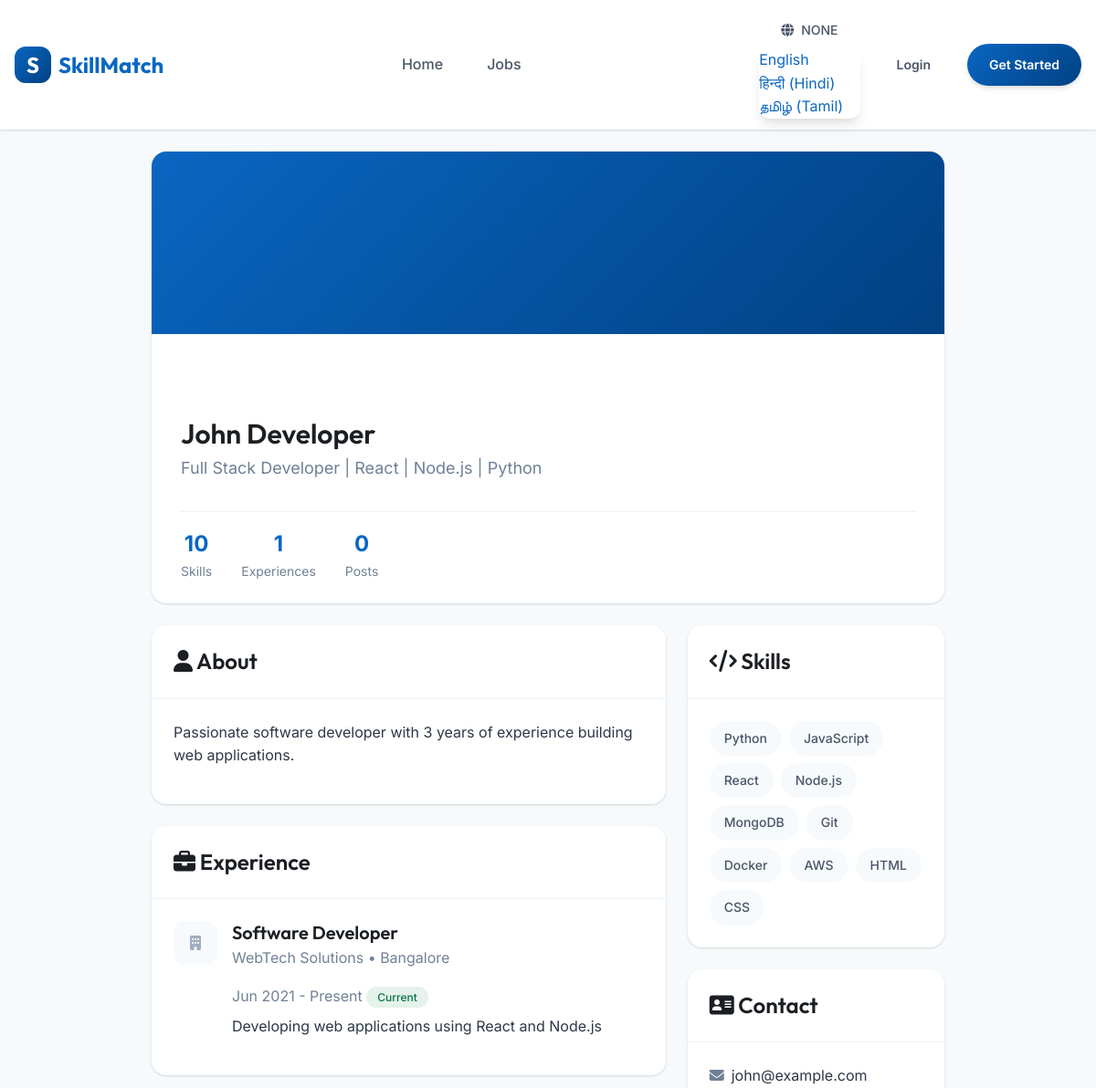
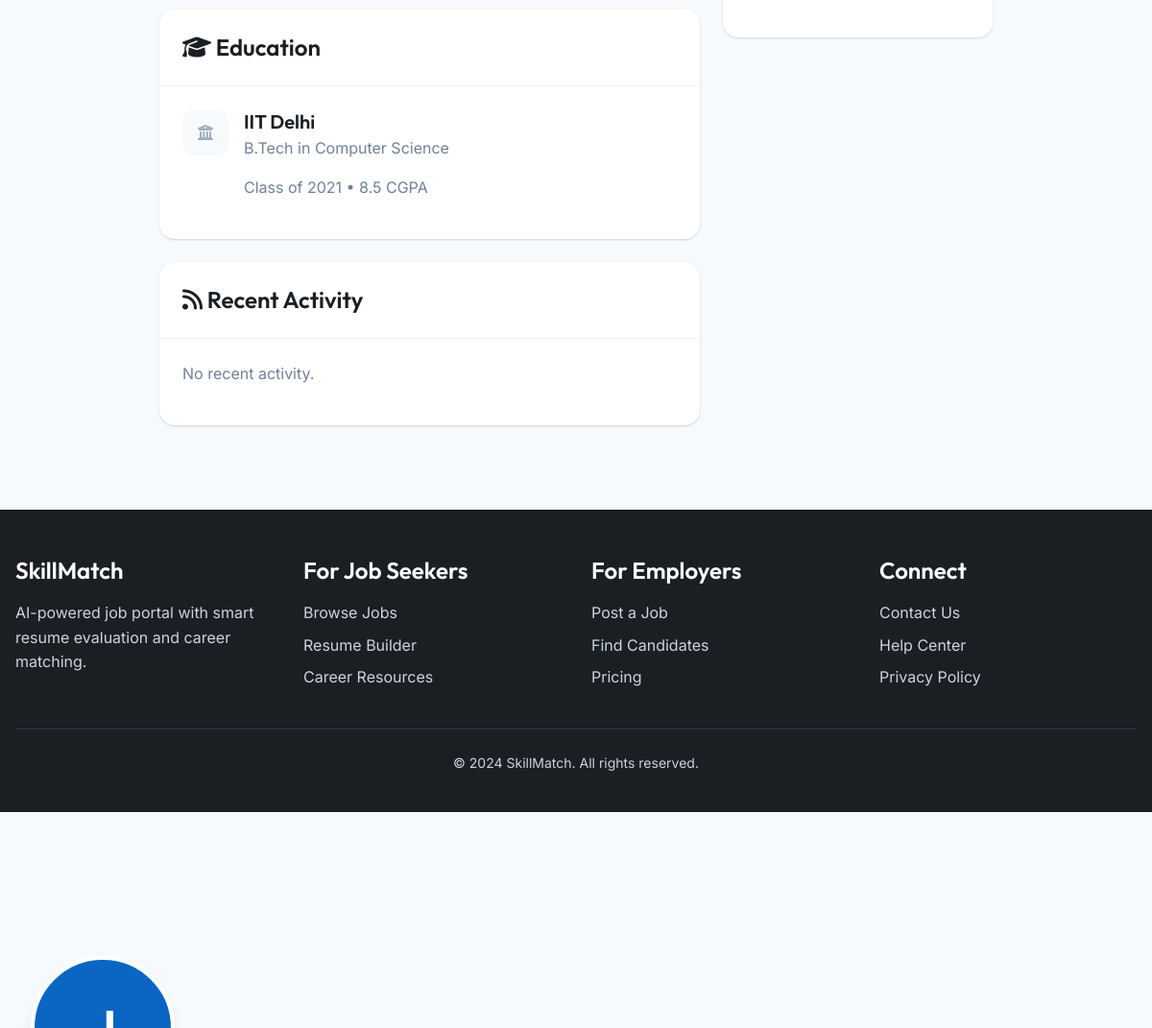
The page /profile/3 on the database its author committed (2 pictures, top to bottom).
### models.py (models this page shows)
class User(UserMixin, db.Model):
    id = db.Column(db.Integer, primary_key=True)
    email = db.Column(db.String(120), unique=True, nullable=False)
    password_hash = db.Column(db.String(256), nullable=False)
    role = db.Column(db.String(20), nullable=False)  # 'seeker' or 'employer'
    name = db.Column(db.String(100), nullable=False)
    phone = db.Column(db.String(20))
    headline = db.Column(db.String(200))
    bio = db.Column(db.Text)
    profile_image = db.Column(db.String(200))
    face_encoding = db.Column(db.Text)  # JSON encoded face data
    company_name = db.Column(db.String(100))  # For employers
    preferred_language = db.Column(db.String(10), default='en')  # 'en', 'hi', 'ta'
    created_at = db.Column(db.DateTime, default=datetime.utcnow)
    skills = db.relationship('Skill', backref='user', lazy=True, cascade='all, delete-orphan')
    experiences = db.relationship('Experience', backref='user', lazy=True, cascade='all, delete-orphan')
    educations = db.relationship('Education', backref='user', lazy=True, cascade='all, delete-orphan')
    resume = db.relationship('Resume', backref='user', uselist=False, cascade='all, delete-orphan')
    posts = db.relationship('Post', backref='author', lazy=True, cascade='all, delete-orphan')
    jobs = db.relationship('Job', backref='employer', lazy=True, cascade='all, delete-orphan')
    applications = db.relationship('Application', backref='applicant', lazy=True, cascade='all, delete-orphan')
    test_results = db.relationship('PsychologicalTestResult', backref='user', lazy=True)
    skill_test_results = db.relationship('SkillTestResult', backref='user', lazy=True)
    event_registrations = db.relationship('EventRegistration', backref='user', lazy=True)
    certificates = db.relationship('Certificate', backref='user', lazy=True)

class Experience(db.Model):
    id = db.Column(db.Integer, primary_key=True)
    user_id = db.Column(db.Integer, db.ForeignKey('user.id'), nullable=False)
    title = db.Column(db.String(100), nullable=False)
    company = db.Column(db.String(100), nullable=False)
    location = db.Column(db.String(100))
    start_date = db.Column(db.Date)
    end_date = db.Column(db.Date)
    is_current = db.Column(db.Boolean, default=False)
    description = db.Column(db.Text)

class Education(db.Model):
    id = db.Column(db.Integer, primary_key=True)
    user_id = db.Column(db.Integer, db.ForeignKey('user.id'), nullable=False)
    degree = db.Column(db.String(100), nullable=False)
    institution = db.Column(db.String(150), nullable=False)
    field = db.Column(db.String(100))
    year = db.Column(db.Integer)
    grade = db.Column(db.String(20))

class Skill(db.Model):
    id = db.Column(db.Integer, primary_key=True)
    user_id = db.Column(db.Integer, db.ForeignKey('user.id'), nullable=False)
    name = db.Column(db.String(50), nullable=False)
    category = db.Column(db.String(50))  # 'technical', 'soft', 'tool'
    endorsements = db.Column(db.Integer, default=0)

### app.py (the view)
@app.route('/profile')
@app.route('/profile/<int:user_id>')
def profile(user_id=None):
    if user_id:
        user = User.query.get_or_404(user_id)
    elif current_user.is_authenticated:
        user = current_user
    else:
        return redirect(url_for('login'))
    posts = Post.query.filter_by(user_id=user.id).order_by(Post.created_at.desc()).limit(10).all()
    return render_template('profile/view.html', user=user, posts=posts)

### app.py (called while the page is built)
def get_locale():
    if current_user.is_authenticated and current_user.preferred_language:
        return current_user.preferred_language
    return request.accept_languages.best_match(app.config['LANGUAGES'])

@app.context_processor
def inject_locale():
    return dict(get_locale=get_locale)

### templates/profile/view.html (shortened to what this page needs)
{% extends 'base.html' %}
{% block content %}
<div class="container" style="max-width: 900px; padding: var(--space-6) var(--space-4);">
    <div class="card">
        <div class="profile-header"></div>
        <div class="profile-info">
            <div class="flex justify-between items-start">
                <div>
                    <h1 class="profile-name">{{ user.name }}</h1>
                    <p class="profile-headline">{{ user.headline or 'Add a professional headline' }}</p>
                </div>
            </div>
            <div class="profile-stats">
                <div class="profile-stat">
                    <div class="stat-number">{{ user.skills|length }}</div>
                    <div class="stat-label">Skills</div>
                </div>
                <div class="profile-stat">
                    <div class="stat-number">{{ user.experiences|length }}</div>
                    <div class="stat-label">Experiences</div>
                </div>
                <div class="profile-stat">
                    <div class="stat-number">{{ posts|length }}</div>
                    <div class="stat-label">Posts</div>
                </div>
            </div>
        </div>
    </div>
    <div class="grid" style="grid-template-columns: 2fr 1fr; gap: var(--space-6); margin-top: var(--space-6);">
        <div>
            <div class="card mb-6">
                <div class="card-header">
                    <h4><i class="fas fa-user"></i> About</h4>
                </div>
                <div class="card-body">
                    <p>{{ user.bio or 'No bio added yet.' }}</p>
                </div>
            </div>
            <div class="card mb-6">
                <div class="card-header flex justify-between items-center">
                    <h4><i class="fas fa-briefcase"></i> Experience</h4>
                </div>
                <div class="card-body">
                    {% for exp in user.experiences %}
                    <div class="experience-item flex gap-4 {% if not loop.last %}mb-4 pb-4{% endif %}"
                        style="{% if not loop.last %}border-bottom: 1px solid var(--gray-200);{% endif %}">
                        <div
                            style="width: 48px; height: 48px; background: var(--gray-100); border-radius: var(--radius-lg); display: flex; align-items: center; justify-content: center;">
                            <i class="fas fa-building" style="color: var(--gray-500);"></i>
                        </div>
                        <div>
                            <h5 style="margin-bottom: 2px;">{{ exp.title }}</h5>
                            <p class="text-muted mb-1">{{ exp.company }}{% if exp.location %} • {{ exp.location }}{%
                                endif %}</p>
                            <p class="text-sm text-muted mb-2">
                                {{ exp.start_date.strftime('%b %Y') if exp.start_date else 'Present' }} -
                                {{ exp.end_date.strftime('%b %Y') if exp.end_date else 'Present' }}
                                {% if exp.is_current %}<span class="tag tag-success ml-2">Current</span>{% endif %}
                            </p>
                            {% if exp.description %}
                            <p class="text-sm">{{ exp.description }}</p>
                            {% endif %}
                        </div>
                    </div>
                    {% else %}
                    <p class="text-muted">No experience added yet.</p>
                    {% endfor %}
                </div>
            </div>
            <div class="card mb-6">
                <div class="card-header flex justify-between items-center">
                    <h4><i class="fas fa-graduation-cap"></i> Education</h4>
                </div>
                <div class="card-body">
                    {% for edu in user.educations %}
                    <div class="education-item flex gap-4 {% if not loop.last %}mb-4 pb-4{% endif %}"
                        style="{% if not loop.last %}border-bottom: 1px solid var(--gray-200);{% endif %}">
                        <div
                            style="width: 48px; height: 48px; background: var(--gray-100); border-radius: var(--radius-lg); display: flex; align-items: center; justify-content: center;">
                            <i class="fas fa-university" style="color: var(--gray-500);"></i>
                        </div>
                        <div>
                            <h5 style="margin-bottom: 2px;">{{ edu.institution }}</h5>
                            <p class="text-muted mb-1">{{ edu.degree }}{% if edu.field %} in {{ edu.field }}{% endif %}
                            </p>
                            <p class="text-sm text-muted">
                                {% if edu.year %}Class of {{ edu.year }}{% endif %}
                                {% if edu.grade %} • {{ edu.grade }}{% endif %}
                            </p>
                        </div>
                    </div>
                    {% else %}
                    <p class="text-muted">No education added yet.</p>
                    {% endfor %}
                </div>
            </div>
            <div class="card">
                <div class="card-header">
                    <h4><i class="fas fa-rss"></i> Recent Activity</h4>
                </div>
                <div class="card-body">
                    {% for post in posts[:5] %}
                    <div class="post-card mb-4 pb-4" style="border-bottom: 1px solid var(--gray-200);">
                        <div class="post-content">{{ post.content[:200] }}{% if post.content|length > 200 %}...{% endif
                            %}</div>
                        <div class="flex gap-4 text-sm text-muted mt-2">
                            <span><i class="fas fa-heart"></i> {{ post.likes_count }}</span>
                            <span><i class="fas fa-comment"></i> {{ post.comments|length }}</span>
                            <span>{{ post.created_at.strftime('%b %d, %Y') if post.created_at else '' }}</span>
                        </div>
                    </div>
                    {% else %}
                    <p class="text-muted">No recent activity.</p>
                    {% endfor %}
                </div>
            </div>
        </div>
        <div>
            <div class="card mb-6">
                <div class="card-header flex justify-between items-center">
                    <h4><i class="fas fa-code"></i> Skills</h4>
                </div>
                <div class="card-body">
                    <div class="skills-grid">
                        {% for skill in user.skills %}
                        <span class="skill-badge"
                            onclick="{% if current_user.is_authenticated and current_user.id != user.id %}endorseSkill({{ skill.id }}){% endif %}">
                            {{ skill.name }}
                        </span>
                        {% else %}
                        <p class="text-muted text-sm">No skills added yet.</p>
                        {% endfor %}
                    </div>
                </div>
            </div>
            <div class="card">
                <div class="card-header">
                    <h4><i class="fas fa-address-card"></i> Contact</h4>
                </div>
                <div class="card-body">
                    <p class="flex items-center gap-2 mb-3">
                        <i class="fas fa-envelope text-muted"></i>
                        <span>{{ user.email }}</span>
                    </p>
                </div>
            </div>
        </div>
    </div>
</div>
{% endblock %}

### templates/base.html (shortened to what this page needs)
<!DOCTYPE html>
<html lang="{{ get_locale() }}">
<head>
    <link rel="stylesheet" href="https://cdnjs.cloudflare.com/ajax/libs/font-awesome/6.4.2/css/all.min.css">
    <link rel="stylesheet" href="{{ url_for('static', filename='css/styles.css') }}">
</head>
<body>
    <nav class="navbar">
        <div class="container">
            <a href="{{ url_for('index') }}" class="logo">
                <div class="logo-icon">S</div>
                SkillMatch
            </a>
            <ul class="nav-links">
                <li><a href="{{ url_for('index') }}" class="{{ 'active' if request.endpoint == 'index' }}">Home</a></li>
                <li><a href="{{ url_for('jobs_bp.jobs_list') }}"
                        class="{{ 'active' if request.endpoint == 'jobs_bp.jobs_list' }}">Jobs</a></li>
            </ul>
            <div class="nav-actions flex items-center gap-4">
                {% if current_user.is_authenticated %}
                <a href="{{ url_for('profile') }}" class="btn btn-ghost">
                    <i class="fas fa-user"></i>
                    {{ current_user.name.split()[0] }}
                </a>
                <a href="{{ url_for('logout') }}" class="btn btn-secondary btn-sm">Logout</a>
                {% else %}
                <div class="lang-selector dropdown">
                    <button class="btn btn-ghost dropdown-toggle" type="button" id="langDropdown"
                        data-bs-toggle="dropdown" aria-expanded="false">
                        <i class="fas fa-globe"></i> {{ get_locale()|upper }}
                    </button>
                    <ul class="dropdown-menu dropdown-menu-end" aria-labelledby="langDropdown">
                        <li><a class="dropdown-item" href="{{ url_for('set_language', lang='en') }}">English</a></li>
                        <li><a class="dropdown-item" href="{{ url_for('set_language', lang='hi') }}">हिन्दी (Hindi)</a>
                        </li>
                        <li><a class="dropdown-item" href="{{ url_for('set_language', lang='ta') }}">தமிழ் (Tamil)</a>
                        </li>
                    </ul>
                </div>
                <a href="{{ url_for('login') }}" class="btn btn-ghost">Login</a>
                <a href="{{ url_for('register') }}" class="btn btn-primary">Get Started</a>
                {% endif %}
            </div>
        </div>
    </nav>
    <main>
        {% block content %}{% endblock %}
    </main>
    <footer class="footer">
        <div class="container">
            <div class="footer-grid">
                <div>
                    <h4>SkillMatch</h4>
                    <p>AI-powered job portal with smart resume evaluation and career matching.</p>
                </div>
                <div>
                    <h4>For Job Seekers</h4>
                    <ul class="footer-links">
                        <li><a href="#">Browse Jobs</a></li>
                        <li><a href="#">Resume Builder</a></li>
                        <li><a href="#">Career Resources</a></li>
                    </ul>
                </div>
                <div>
                    <h4>For Employers</h4>
                    <ul class="footer-links">
                        <li><a href="#">Post a Job</a></li>
                        <li><a href="#">Find Candidates</a></li>
                        <li><a href="#">Pricing</a></li>
                    </ul>
                </div>
                <div>
                    <h4>Connect</h4>
                    <ul class="footer-links">
                        <li><a href="#">Contact Us</a></li>
                        <li><a href="#">Help Center</a></li>
                        <li><a href="#">Privacy Policy</a></li>
                    </ul>
                </div>
            </div>
            <div class="footer-bottom">
                <p>&copy; 2024 SkillMatch. All rights reserved.</p>
            </div>
        </div>
    </footer>
</body>
</html>

### rows shown on the page
User: name "John Developer", headline "Full Stack Developer | React | Node.js | Python", bio "Passionate software developer with 3 years of experience building web applications.", email "john@example.com"
Experience: title "Software Developer", company "WebTech Solutions", location "Bangalore", start_date "Jun 2021", end_date "Present", is_current "Current", description "Developing web applications using React and Node.js"
Education: institution "IIT Delhi", degree "B.Tech", field "Computer Science", year "2021", grade "8.5 CGPA"
Skill: name "Python"
Skill: name "JavaScript"
Skill: name "React"
Skill: name "Node.js"
Skill: name "MongoDB"
Skill: name "Git"
Skill: name "Docker"
Skill: name "AWS"
Skill: name "HTML"
Skill: name "CSS"

### other values the page prints
{{ get_locale()|upper }} "NONE"
{{ user.skills|length }} "10"
{{ user.experiences|length }} "1"
{{ posts|length }} "0"
